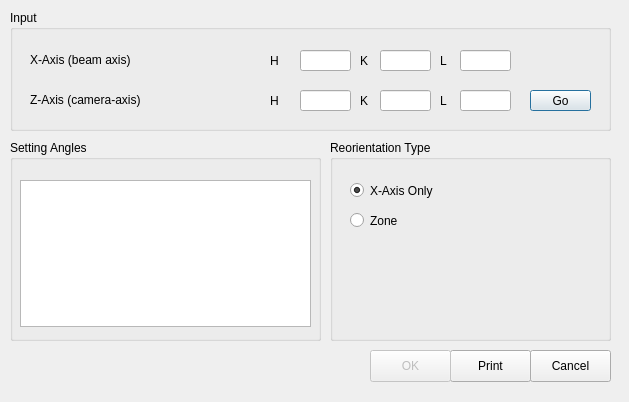
<ui version="4.0" >
 <author></author>
 <comment></comment>
 <exportmacro></exportmacro>
 <class>ReorientDialog</class>
 <widget class="QDialog" name="ReorientDialog" >
  <property name="geometry" >
   <rect>
    <x>0</x>
    <y>0</y>
    <width>629</width>
    <height>402</height>
   </rect>
  </property>
  <property name="sizePolicy" >
   <sizepolicy>
    <hsizetype>0</hsizetype>
    <vsizetype>0</vsizetype>
    <horstretch>0</horstretch>
    <verstretch>0</verstretch>
   </sizepolicy>
  </property>
  <property name="windowTitle" >
   <string>Reorient</string>
  </property>
  <widget class="QGroupBox" name="groupBox_2" >
   <property name="geometry" >
    <rect>
     <x>10</x>
     <y>140</y>
     <width>311</width>
     <height>201</height>
    </rect>
   </property>
   <property name="title" >
    <string>Setting Angles</string>
   </property>
   <widget class="QTableWidget" name="DataTable" >
    <property name="geometry" >
     <rect>
      <x>10</x>
      <y>40</y>
      <width>291</width>
      <height>147</height>
     </rect>
    </property>
    <property name="frameShadow" >
     <enum>QFrame::Raised</enum>
    </property>
    <property name="editTriggers" >
     <set>QAbstractItemView::AnyKeyPressed|QAbstractItemView::DoubleClicked|QAbstractItemView::EditKeyPressed|QAbstractItemView::NoEditTriggers</set>
    </property>
    <property name="selectionMode" >
     <enum>QAbstractItemView::SingleSelection</enum>
    </property>
    <property name="selectionBehavior" >
     <enum>QAbstractItemView::SelectRows</enum>
    </property>
    <property name="rowCount" >
     <number>0</number>
    </property>
    <property name="columnCount" >
     <number>0</number>
    </property>
   </widget>
  </widget>
  <widget class="QGroupBox" name="groupBox_3" >
   <property name="geometry" >
    <rect>
     <x>330</x>
     <y>140</y>
     <width>281</width>
     <height>201</height>
    </rect>
   </property>
   <property name="title" >
    <string>Reorientation Type</string>
   </property>
   <widget class="QRadioButton" name="ZoneButton" >
    <property name="geometry" >
     <rect>
      <x>20</x>
      <y>70</y>
      <width>121</width>
      <height>21</height>
     </rect>
    </property>
    <property name="text" >
     <string>Zone</string>
    </property>
   </widget>
   <widget class="QRadioButton" name="XAxisButton" >
    <property name="geometry" >
     <rect>
      <x>20</x>
      <y>40</y>
      <width>121</width>
      <height>21</height>
     </rect>
    </property>
    <property name="text" >
     <string>X-Axis Only</string>
    </property>
    <property name="checked" >
     <bool>true</bool>
    </property>
   </widget>
  </widget>
  <widget class="QGroupBox" name="groupBox" >
   <property name="geometry" >
    <rect>
     <x>10</x>
     <y>10</y>
     <width>601</width>
     <height>121</height>
    </rect>
   </property>
   <property name="title" >
    <string>Input</string>
   </property>
   <widget class="QLabel" name="label" >
    <property name="geometry" >
     <rect>
      <x>260</x>
      <y>40</y>
      <width>20</width>
      <height>21</height>
     </rect>
    </property>
    <property name="text" >
     <string>H</string>
    </property>
   </widget>
   <widget class="QLabel" name="label_2" >
    <property name="geometry" >
     <rect>
      <x>350</x>
      <y>40</y>
      <width>20</width>
      <height>21</height>
     </rect>
    </property>
    <property name="text" >
     <string>K</string>
    </property>
   </widget>
   <widget class="QLabel" name="label_3" >
    <property name="geometry" >
     <rect>
      <x>430</x>
      <y>40</y>
      <width>20</width>
      <height>21</height>
     </rect>
    </property>
    <property name="text" >
     <string>L</string>
    </property>
   </widget>
   <widget class="QLabel" name="label_8" >
    <property name="geometry" >
     <rect>
      <x>430</x>
      <y>80</y>
      <width>20</width>
      <height>21</height>
     </rect>
    </property>
    <property name="text" >
     <string>L</string>
    </property>
   </widget>
   <widget class="QLabel" name="label_6" >
    <property name="geometry" >
     <rect>
      <x>260</x>
      <y>80</y>
      <width>20</width>
      <height>21</height>
     </rect>
    </property>
    <property name="text" >
     <string>H</string>
    </property>
   </widget>
   <widget class="QLabel" name="label_4" >
    <property name="geometry" >
     <rect>
      <x>20</x>
      <y>40</y>
      <width>221</width>
      <height>20</height>
     </rect>
    </property>
    <property name="text" >
     <string>X-Axis (beam axis)</string>
    </property>
   </widget>
   <widget class="QLabel" name="label_7" >
    <property name="geometry" >
     <rect>
      <x>20</x>
      <y>80</y>
      <width>221</width>
      <height>20</height>
     </rect>
    </property>
    <property name="text" >
     <string>Z-Axis (camera-axis)</string>
    </property>
   </widget>
   <widget class="QLabel" name="label_5" >
    <property name="geometry" >
     <rect>
      <x>350</x>
      <y>80</y>
      <width>20</width>
      <height>21</height>
     </rect>
    </property>
    <property name="text" >
     <string>K</string>
    </property>
   </widget>
   <widget class="QLineEdit" name="XHLineEdit" >
    <property name="geometry" >
     <rect>
      <x>290</x>
      <y>40</y>
      <width>51</width>
      <height>21</height>
     </rect>
    </property>
   </widget>
   <widget class="QLineEdit" name="XKLineEdit" >
    <property name="geometry" >
     <rect>
      <x>370</x>
      <y>40</y>
      <width>51</width>
      <height>21</height>
     </rect>
    </property>
   </widget>
   <widget class="QLineEdit" name="XLLineEdit" >
    <property name="geometry" >
     <rect>
      <x>450</x>
      <y>40</y>
      <width>51</width>
      <height>21</height>
     </rect>
    </property>
   </widget>
   <widget class="QLineEdit" name="ZHLineEdit" >
    <property name="geometry" >
     <rect>
      <x>290</x>
      <y>80</y>
      <width>51</width>
      <height>21</height>
     </rect>
    </property>
   </widget>
   <widget class="QLineEdit" name="ZKLineEdit" >
    <property name="geometry" >
     <rect>
      <x>370</x>
      <y>80</y>
      <width>51</width>
      <height>21</height>
     </rect>
    </property>
   </widget>
   <widget class="QLineEdit" name="ZLLineEdit" >
    <property name="geometry" >
     <rect>
      <x>450</x>
      <y>80</y>
      <width>51</width>
      <height>21</height>
     </rect>
    </property>
   </widget>
   <widget class="QPushButton" name="XGoButton" >
    <property name="geometry" >
     <rect>
      <x>520</x>
      <y>80</y>
      <width>61</width>
      <height>21</height>
     </rect>
    </property>
    <property name="text" >
     <string>Go</string>
    </property>
   </widget>
  </widget>
  <widget class="QPushButton" name="printButton" >
   <property name="geometry" >
    <rect>
     <x>450</x>
     <y>350</y>
     <width>81</width>
     <height>32</height>
    </rect>
   </property>
   <property name="text" >
    <string>Print</string>
   </property>
  </widget>
  <widget class="QPushButton" name="cancelButton" >
   <property name="geometry" >
    <rect>
     <x>530</x>
     <y>350</y>
     <width>81</width>
     <height>32</height>
    </rect>
   </property>
   <property name="text" >
    <string>Cancel</string>
   </property>
  </widget>
  <widget class="QPushButton" name="okButton" >
   <property name="enabled" >
    <bool>false</bool>
   </property>
   <property name="geometry" >
    <rect>
     <x>370</x>
     <y>350</y>
     <width>81</width>
     <height>32</height>
    </rect>
   </property>
   <property name="text" >
    <string>OK</string>
   </property>
  </widget>
 </widget>
 <pixmapfunction></pixmapfunction>
 <tabstops>
  <tabstop>XHLineEdit</tabstop>
  <tabstop>XKLineEdit</tabstop>
  <tabstop>XLLineEdit</tabstop>
  <tabstop>ZHLineEdit</tabstop>
  <tabstop>ZKLineEdit</tabstop>
  <tabstop>ZLLineEdit</tabstop>
  <tabstop>XGoButton</tabstop>
  <tabstop>DataTable</tabstop>
  <tabstop>okButton</tabstop>
  <tabstop>cancelButton</tabstop>
 </tabstops>
 <resources/>
 <connections/>
</ui>
